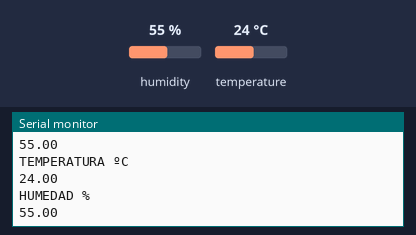
Bench run of a sketch on a simulated Arduino Uno, built with avr-gcc and run on an emulated ATmega328P. Shown: the last lines printed to the serial monitor. Inputs (shaded band) come from the test bench; at power-on: humidity 55 %, temperature 24 °C.

Above: at 4.8 s.
4.9 s: humidity set to 22 %
At 7.4 s:
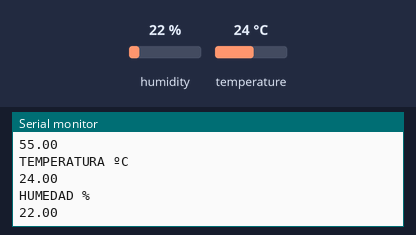
7.9 s: temperature set to 12 °C
At 8.6 s:
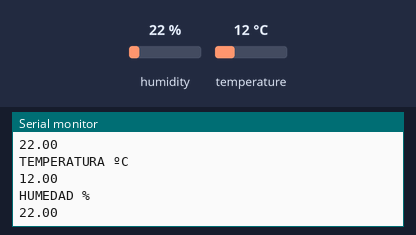
10.9 s: humidity set to 40 %
At 13.5 s:
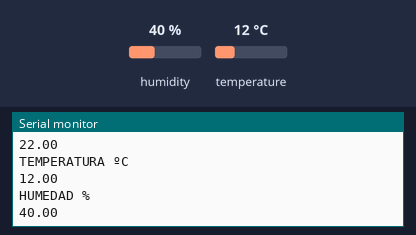
Timing chart, 0 to 15.0 s (numbered marks = the images above; inputs shaded):
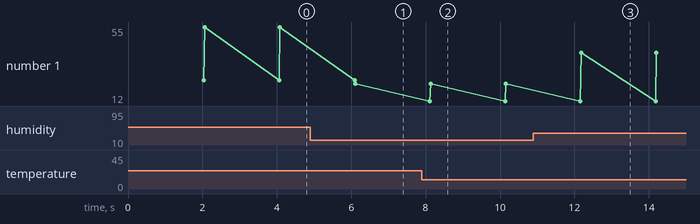

The sketch:

temperaturahumedad.ino
```cpp
#include <DHT.h>
#define DHT11_PIN 4
#define DHTTYPE DHT11

//comenzar comunicacion con DHT11
DHT dht_sensor(DHT11_PIN,DHTTYPE);

void setup() {
 Serial.begin(9600);
  dht_sensor.begin();
  Serial.print("Medicion de temperatura y humedad:");
}

void loop() {
  delay(2000); //delay 2s

  float temperatura=dht_sensor.readTemperature();
  float humedad=dht_sensor.readHumidity();


  Serial.println("TEMPERATURA ºC");
  Serial.println(temperatura); //mide temperatura
  Serial.println("HUMEDAD %");
  Serial.println(humedad);  //mide humedad
}
```

Measured:
- after the input at 4.9 s, the serial monitor: prints a new line after 1.2 s (image 1)
- after the input at 7.9 s, the serial monitor: prints a new line after 0.21 s (image 2)
- after the input at 10.9 s, the serial monitor: prints a new line after 1.3 s (image 3)
- plotted number 1: 55 → 22 after the input at 4.9 s, 22 → 40 after the input at 10.9 s
